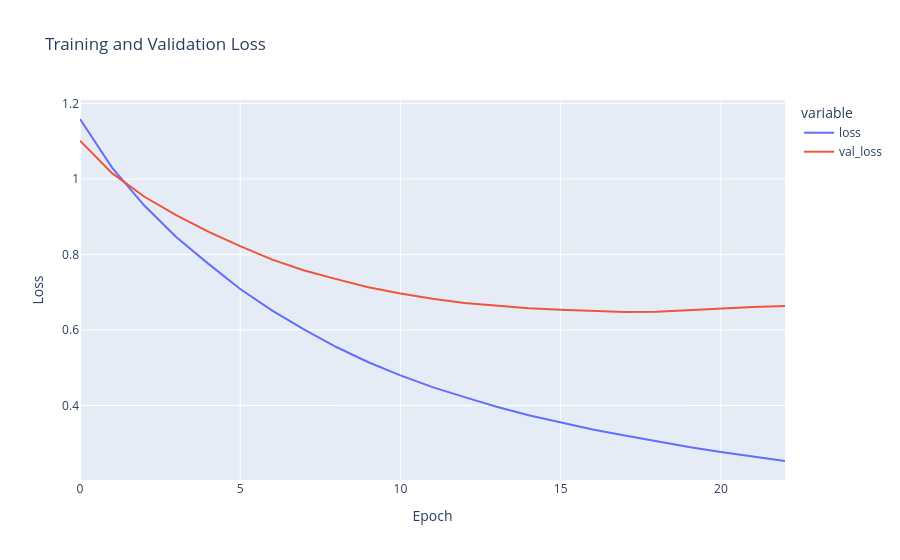

The notebook cell this image was saved under:
### Markdown cell above
### Results

### Code cell
fig = px.line(
    history.history,
    y=['loss', 'val_loss'],
    labels={'index': 'Epoch', 'value': 'Loss'},
    title='Training and Validation Loss'
)

fig.show()

### Figure 1 — Plotly figure (JSON) as saved in the notebook; plotly's stock layout.template omitted (floating-point values rounded to 4 significant figures)
{"data": [{"hovertemplate": "variable=loss<br>Epoch=%{x}<br>Loss=%{y}<extra></extra>", "legendgroup": "loss", "line": {"color": "#636efa", "dash": "solid"}, "marker": {"symbol": "circle"}, "mode": "lines", "name": "loss", "orientation": "v", "showlegend": true, "type": "scatter", "x": [0, 1, 2, 3, 4, 5, 6, 7, 8, 9, 10, 11, 12, 13, 14, 15, 16, 17, 18, 19, 20, 21, 22], "xaxis": "x", "y": [1.159, 1.03, 0.9301, 0.8463, 0.7756, 0.7084, 0.651, 0.6008, 0.5548, 0.5144, 0.4798, 0.4485, 0.4221, 0.3966, 0.3741, 0.3556, 0.3361, 0.3206, 0.3047, 0.2898, 0.2769, 0.265, 0.2529], "yaxis": "y"}, {"hovertemplate": "variable=val_loss<br>Epoch=%{x}<br>Loss=%{y}<extra></extra>", "legendgroup": "val_loss", "line": {"color": "#EF553B", "dash": "solid"}, "marker": {"symbol": "circle"}, "mode": "lines", "name": "val_loss", "orientation": "v", "showlegend": true, "type": "scatter", "x": [0, 1, 2, 3, 4, 5, 6, 7, 8, 9, 10, 11, 12, 13, 14, 15, 16, 17, 18, 19, 20, 21, 22], "xaxis": "x", "y": [1.101, 1.015, 0.9534, 0.9039, 0.8602, 0.8218, 0.7863, 0.7573, 0.7346, 0.7129, 0.6967, 0.6828, 0.6714, 0.6641, 0.6571, 0.6532, 0.6498, 0.6473, 0.6483, 0.6529, 0.6568, 0.6604, 0.6631], "yaxis": "y"}], "layout": {"legend": {"title": {"text": "variable"}, "tracegroupgap": 0}, "title": {"text": "Training and Validation Loss"}, "xaxis": {"anchor": "y", "domain": [0, 1], "title": {"text": "Epoch"}}, "yaxis": {"anchor": "x", "domain": [0, 1], "title": {"text": "Loss"}}}}
